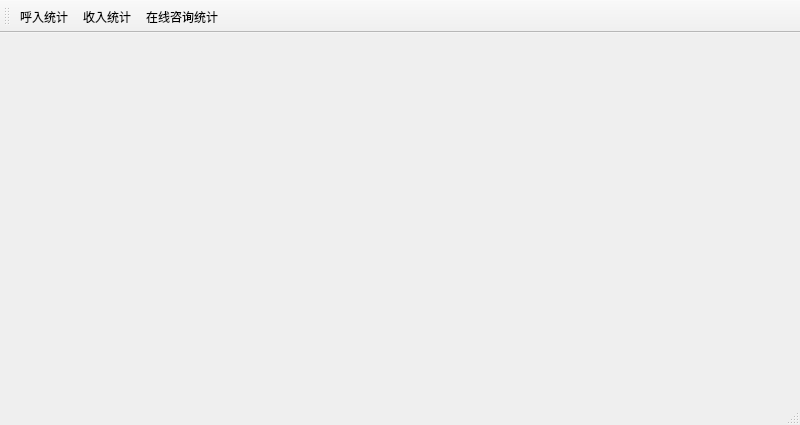
<?xml version="1.0" encoding="UTF-8"?>
<ui version="4.0">
 <class>MainWindow</class>
 <widget class="QMainWindow" name="MainWindow">
  <property name="geometry">
   <rect>
    <x>0</x>
    <y>0</y>
    <width>800</width>
    <height>425</height>
   </rect>
  </property>
  <property name="windowTitle">
   <string>MainWindow</string>
  </property>
  <widget class="QWidget" name="centralwidget"/>
  <widget class="QStatusBar" name="statusbar"/>
  <widget class="QToolBar" name="toolBar">
   <property name="windowTitle">
    <string>toolBar</string>
   </property>
   <attribute name="toolBarArea">
    <enum>TopToolBarArea</enum>
   </attribute>
   <attribute name="toolBarBreak">
    <bool>false</bool>
   </attribute>
   <addaction name="action_calls"/>
   <addaction name="action_income"/>
   <addaction name="action_online"/>
  </widget>
  <action name="action_calls">
   <property name="text">
    <string>呼入统计</string>
   </property>
  </action>
  <action name="action_income">
   <property name="text">
    <string>收入统计</string>
   </property>
  </action>
  <action name="action_online">
   <property name="text">
    <string>在线咨询统计</string>
   </property>
  </action>
 </widget>
 <resources/>
 <connections/>
</ui>
